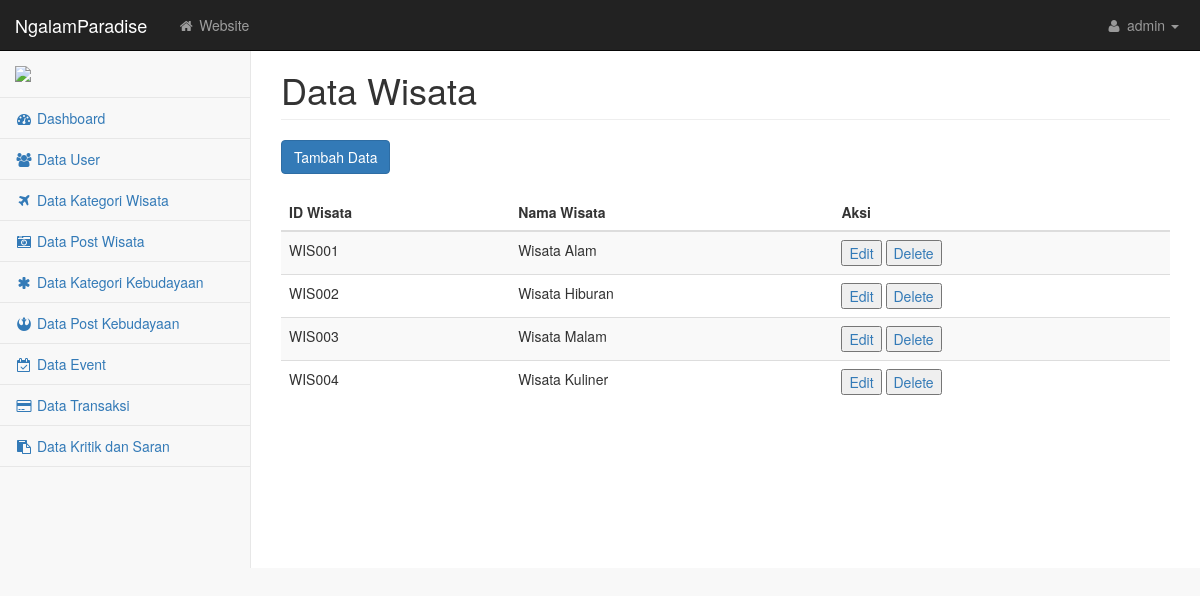
The app's page /admin/datawisata.php (signed in) with its own data.
### tables this page shows
CREATE TABLE `user` (
  `ID_USER` int(11) NOT NULL,
  `NIK` varchar(20) NOT NULL,
  `NAMA_USER` varchar(50) NOT NULL,
  `USERNAME` varchar(50) DEFAULT NULL,
  `PASSWORD` varchar(50) DEFAULT NULL,
  `ALAMAT_USER` varchar(255) DEFAULT NULL,
  `JENIS_KELAMIN` varchar(20) NOT NULL,
  `EMAIL` varchar(100) NOT NULL,
  `USER_LVL` int(10) NOT NULL
);

CREATE TABLE `wisata` (
  `ID_WISATA` char(10) NOT NULL,
  `JENIS_WISATA` varchar(50) NOT NULL
);

### admin/datawisata.php (the view, shortened to what this page needs)
<?php
    include 'koneksi.php';
 ?>
<!DOCTYPE html>
<html lang="en">
    <head>
        <link href="css/bootstrap.min.css" rel="stylesheet">
        <link href="css/metisMenu.min.css" rel="stylesheet">
        <link href="css/timeline.css" rel="stylesheet">
        <link href="css/startmin.css" rel="stylesheet">
        <link href="css/morris.css" rel="stylesheet">
        <link href="css/font-awesome.min.css" rel="stylesheet" type="text/css">
    </head>
    <body>
        <div id="wrapper">
        <?php
                include("nav.php");
            ?>
            <div id="page-wrapper">
                <div class="row">
                    <div class="col-lg-12">
                        <h1 class="page-header">Data Wisata</h1>
                    </div>
                </div>
                <div class="row">
                    <div class="col-lg-12">
                        <a id="modal-990150" href="#modal-container-990150" role="button" data-toggle="modal"><button class=" btn btn-primary">Tambah Data</button></a>
                        <br><br>
                          <div class="table-responsive">
                            <table class="table table-striped table-sm">
                              <thead>
                                <tr>
                                    <th>ID Wisata</th>
                                    <th>Nama Wisata</th>
                                    <th>Aksi</th>
                                </tr>
                              </thead>
                              <tbody>
                                <?php
                                    $query = mysqli_query($mysqli, "SELECT * FROM wisata");
                                    $hasil = mysqli_query($mysqli, "SELECT * FROM wisata");
                                    $row = mysqli_num_rows($hasil);
                                    if ($row==0) {
                                        echo "Data kosong!";
                                    }else{
                                    while ($show = mysqli_fetch_array($query)) {
                                     ?>
                                     <tr>
                                        <td><?php echo $show['ID_WISATA']; ?></td>
                                        <td><?php echo $show['JENIS_WISATA']; ?></td>
                                        <td>
                                            <a id="modal-990160" href="#modal-container-990160<?php echo $show['ID_WISATA']; ?>" role="button" data-toggle="modal"><button class="" onclick="myFunction()">Edit</button></a>
                                            <a href="deletewisata.php?ID_WISATA=<?php echo $show['ID_WISATA']; ?>"><button>Delete</button></a>
                                        </td>
                                     </tr>
                                     <?php }
                                     }
                                      ?>
                              </tbody>
                            </table>
                          </div>
                    </div>
                </div>
            </div>
        </div>
    </body>
</html>

### admin/nav.php (shortened to what this page needs)
<nav class="navbar navbar-inverse navbar-fixed-top" role="navigation">
    <div class="navbar-header">
        <a class="navbar-brand" href="">NgalamParadise</a>
    </div>
    <ul class="nav navbar-nav navbar-left navbar-top-links">
        <li><a href="index.php"><i class="fa fa-home fa-fw"></i> Website</a></li>
    </ul>
    <ul class="nav navbar-right navbar-top-links">
        <li class="dropdown">
            <?php
                        include 'koneksi.php';
                            $perintah = mysqli_query($mysqli, "SELECT * from user WHERE ID_USER='$_SESSION[ID_USER]'");
                            $result = mysqli_fetch_array($perintah);
                        ?>
            <a class="dropdown-toggle" data-toggle="dropdown" href="#">
                <i class="fa fa-user fa-fw"></i> <?php echo $result['USERNAME']; ?> <b class="caret"></b>
            </a>
        </li>
    </ul>
    <div class="navbar-default sidebar" role="navigation">
        <div class="sidebar-nav navbar-collapse">
            <ul class="nav" id="side-menu">
                <li class="sidebar-search">
                    <img src="../logo.png" class="img img-responsive" width="auto" height="100">
                </li>
                <li>
                    <a href="index.php"><i class="fa fa-dashboard fa-fw"></i> Dashboard</a>
                </li>
                <li>
                    <a href="datauser.php"><i class="fa fa-users fa-fw"></i> Data User</a>
                </li>
                <li>
                    <a href="datawisata.php"><i class="fa fa-plane fa-fw"></i> Data Kategori Wisata</a>
                </li>
                <li>
                    <a href="datapostwisata.php"><i class="fa fa-camera-retro fa-fw"></i> Data Post Wisata</a>
                </li>
                <li>
                    <a href="datakebudayaan.php"><i class="fa fa-asterisk fa-fw"></i> Data Kategori Kebudayaan</a>
                </li>
                <li>
                    <a href="datapostkebudayaan.php"><i class="fa fa-rebel fa-fw"></i> Data Post Kebudayaan</a>
                </li>
                <li>
                    <a href="dataevent.php"><i class="fa fa-calendar-check-o fa-fw"></i> Data Event</a>
                </li>
                <li>
                    <a href="datatransaksi.php"><i class="fa fa-credit-card fa-fw"></i> Data Transaksi</a>
                </li>
                <li>
                    <a href="datakontakus.php"><i class="fa fa-clipboard fa-fw"></i> Data Kritik dan Saran</a>
                </li>
            </ul>
        </div>
    </div>
</nav>

### admin/css/startmin.css (style rules this page uses)
body { background-color: #f8f8f8; }
#wrapper { width: 100%; }
#page-wrapper { padding: 30px 15px 0 15px; min-height: 568px; background-color: #fff; }
@media (min-width:768px) { #page-wrapper { position: inherit; margin-left: 250px; padding: 30px 30px 0 30px; border-left: 1px solid #e7e7e7; } }
.navbar-header { float: left; }
.navbar-left { float: left; }
.navbar-right { text-align: right; }
.navbar-top-links { margin: 0; }
.navbar-top-links li { display: inline-block; }
.navbar-top-links li:last-child { margin-right: 6px; }
.navbar-top-links li a { padding: 15px; min-height: 50px; }
.navbar-top-links>li>a { color: #999; }
.sidebar .sidebar-nav.navbar-collapse { padding-right: 0; padding-left: 0; }
.sidebar .sidebar-search { padding: 15px; }
.sidebar ul li { border-bottom: 1px solid #e7e7e7; }
@media (min-width:768px) { .sidebar { z-index: 1; position: absolute; width: 250px; margin-top: 51px; } }

### records on screen
user: USERNAME "admin"
wisata: ID_WISATA "WIS001", JENIS_WISATA "Wisata Alam"
wisata: ID_WISATA "WIS002", JENIS_WISATA "Wisata Hiburan"
wisata: ID_WISATA "WIS003", JENIS_WISATA "Wisata Malam"
wisata: ID_WISATA "WIS004", JENIS_WISATA "Wisata Kuliner"
